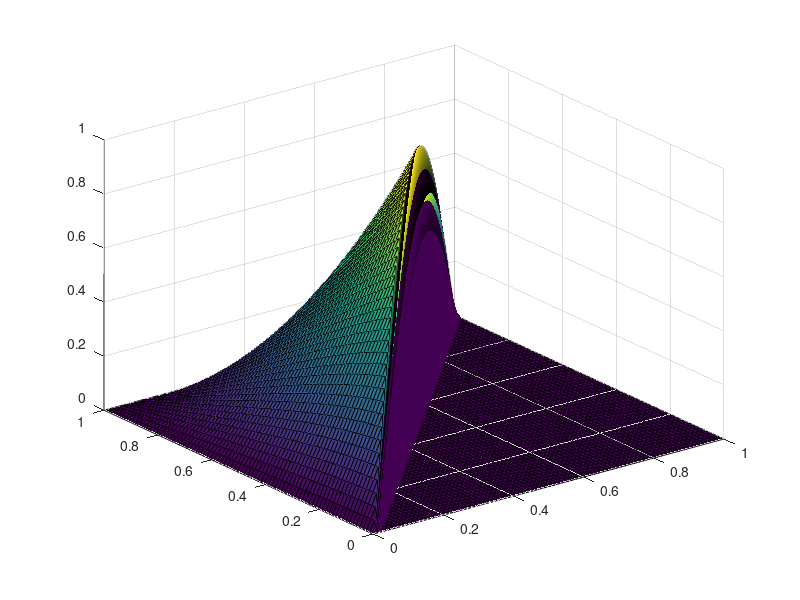
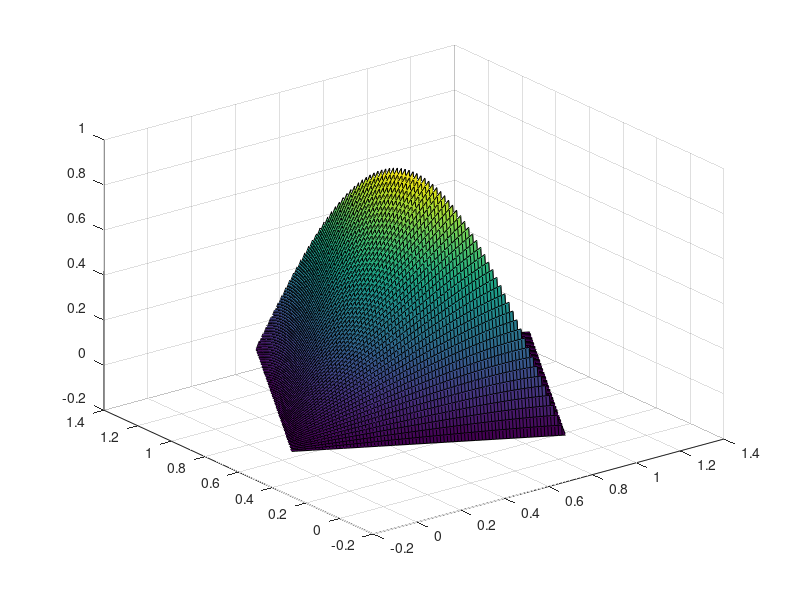

MATLAB code for these plots, in order:
%uxx + uyy = 0
 n = 80;
 h = 1/(n-1);
 u = zeros(n,n);
 u = u + diag(sin(pi*(0:h:1)),0)';
 u(n,n) = 0;
 J = 2:n-1;
 K = 2:n-1;
 utemp = zeros(n);
 counter = 0;
 while max(max(abs(u-utemp)))> eps
     utemp = u;
     for i = 2:n-1
         J = i+1:n-1;
         K = i;
         u(J,K) = .25*(u(J+1,K)+u(J-1,K)+u(J,K+1)+u(J,K-1));
     end
     counter = counter+1;
 end
U = u ;
Iterations  = counter
[X,Y] = meshgrid(0:h:1,0:h:1);
%mesh(X,Y,u)
figure(1)
surf(X,Y,u) 

figure(2)

direction = [0 -1 30];
rotate(surf(X,Y,u) ,direction,60)